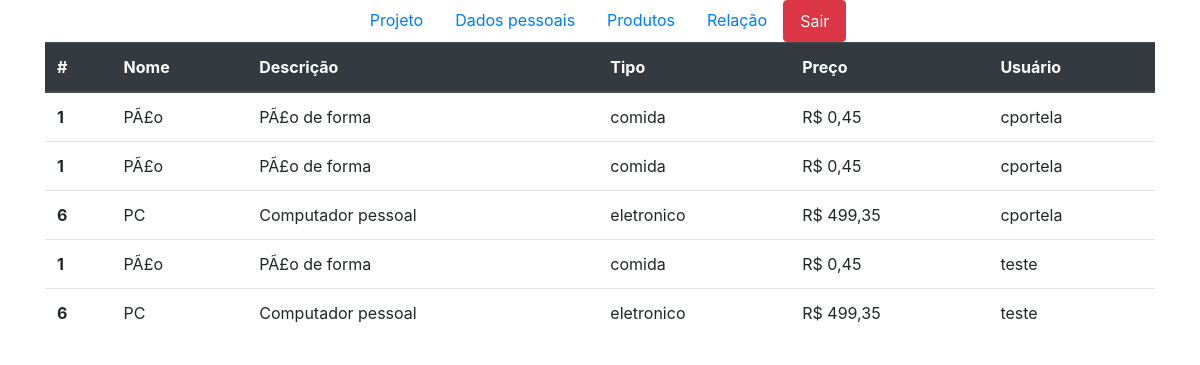
The page /projeto/index.php?pagina=produto_usuario (signed in) on the database its author committed.
### tables this page shows
CREATE TABLE `usuario` (
  `id` int(11) NOT NULL AUTO_INCREMENT,
  `username` varchar(50) NOT NULL,
  `nome` varchar(150) NOT NULL,
  `senha` varchar(255) NOT NULL,
  `data_criacao` datetime NOT NULL DEFAULT CURRENT_TIMESTAMP,
  `ultimo_login` datetime DEFAULT NULL,
  `email` varchar(200) DEFAULT NULL,
  PRIMARY KEY (`id`)
);

CREATE TABLE `produto` (
  `id` int(11) NOT NULL AUTO_INCREMENT,
  `nome` varchar(100) NOT NULL,
  `descricao` varchar(500) NOT NULL,
  `tipo` varchar(50) NOT NULL,
  `preco` decimal(5,2) NOT NULL,
  PRIMARY KEY (`id`)
);

### projeto/index.php (called while the page is built, shortened)
<?php
require_once('./cabecalho.php');
$paginas = [
    'login',
    'registro',
    'home',
    'dados_pessoais',
    'sair',
    'produtos',
    'cadastrar_produto',
    'editar_produto',
    'deletar_produto',
    'comprar_produto',
    'produto_usuario'
];
if (isset($_GET['pagina']) && in_array($_GET['pagina'], $paginas)) {
    $pagina = $_GET['pagina'];
} else {
    $pagina = 'login';
}
require_once("./paginas/{$pagina}.php");
require_once('./rodape.php');

### projeto/acoes/produto_usuario.php (called while the page is built, shortened)
<?php
function buscarRelacao($conexao)
{
    $buscar = "SELECT p.id,p.nome,p.descricao,p.tipo,p.preco,u.username FROM usuario u " .
    "INNER JOIN produto_usuario pu ON u.id = pu.usuario_id " .
    "INNER JOIN produto p ON p.id = pu.produto_id";
    $stmt = mysqli_stmt_init($conexao);
    if (mysqli_stmt_prepare($stmt, $buscar)) {
        mysqli_stmt_execute($stmt);
        return mysqli_stmt_get_result($stmt);
    }
    return false;
}

### projeto/paginas/produto_usuario.php (the view)
<?php
    require_once('./acoes/produto_usuario.php');
    $dados = buscarRelacao($conexao);
?>
<div class="container">
    <table class="table">
        <thead class="thead-dark">
            <tr>
                <th scope="col">#</th>
                <th scope="col">Nome</th>
                <th scope="col">Descrição</th>
                <th scope="col">Tipo</th>
                <th scope="col">Preço</th>
                <th scope="col">Usuário</th>
            </tr>
        </thead>
        <tbody>
            <?php while ($dado = mysqli_fetch_assoc($dados)) : ?>
                <tr>
                    <th scope="row"><?= $dado['id'] ?></th>
                    <td><?= $dado['nome'] ?></td>
                    <td><?= $dado['descricao'] ?></td>
                    <td><?= $dado['tipo'] ?></td>
                    <td>R$ <?= number_format($dado['preco'], 2, ',', '.'); ?></td>
                    <td><?= $dado['username'] ?></td>
                </tr>
            <?php endwhile; ?>
        </tbody>
    </table>
</div>

### projeto/cabecalho.php (shortened to what this page needs)
<!doctype html>
<html lang="en">
  <head>
    <link rel="stylesheet" href="lib/bootstrap-4.4.1-dist/css/bootstrap.min.css">
  </head>
  <body>
  <?php if(isset($_SESSION['logado']) && $_SESSION['logado'] === true): ?>
    <ul class="nav justify-content-center">
      <li class="nav-item">
        <a class="nav-link active" href="#">Projeto</a>
      </li>
      <li class="nav-item">
        <a class="nav-link" href="?pagina=dados_pessoais">Dados pessoais</a>
      </li>
      <li class="nav-item">
        <a class="nav-link" href="?pagina=produtos">Produtos</a>
      </li>
      <li class="nav-item">
        <a class="nav-link" href="?pagina=produto_usuario">Relação</a>
      </li>
      <li class="nav-item">
        <a class="nav-link btn btn-danger" href="?pagina=sair">Sair</a>
      </li>
    </ul>
  <?php endif; ?>

### projeto/rodape.php
</body>
</html>

### rows shown on the page
usuario: produto.id "1", produto.nome "PÃ£o", produto.descricao "PÃ£o de forma", produto.tipo "comida", produto.preco "0,45", username "cportela", produto.id "6", produto.nome "PC", produto.descricao "Computador pessoal", produto.tipo "eletronico", produto.preco "499,35"
usuario: produto.id "1", produto.nome "PÃ£o", produto.descricao "PÃ£o de forma", produto.tipo "comida", produto.preco "0,45", username "teste", produto.id "6", produto.nome "PC", produto.descricao "Computador pessoal", produto.tipo "eletronico", produto.preco "499,35"
